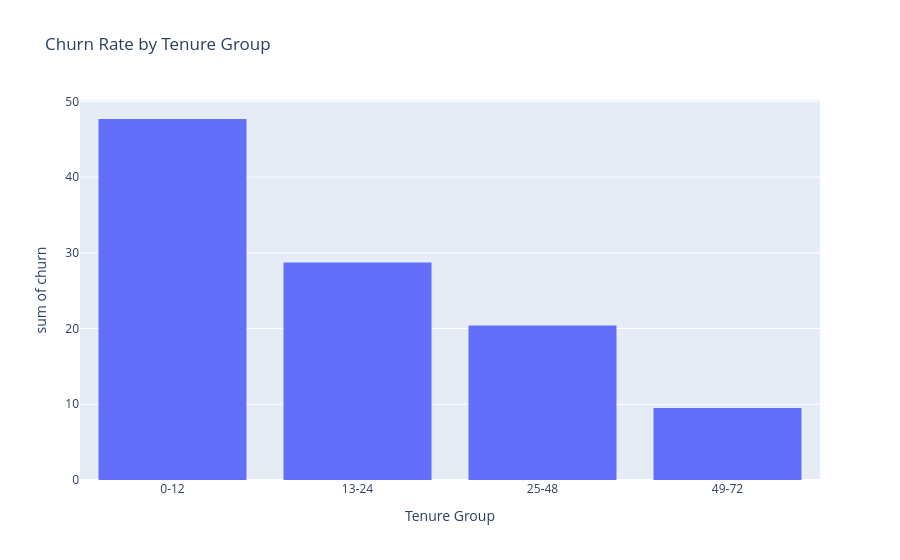

The notebook cell saved with this chart:
### Code cell
conn = psycopg2.connect(CONN_STRING)
cur = conn.cursor()
cur.execute("SELECT tenure, churn FROM customers")
rows = cur.fetchall()
df = pd.DataFrame(rows, columns=['tenure', 'churn'])
cur.close()
conn.close()

df['Tenure Group'] = pd.cut(df['tenure'], bins=[0, 12, 24, 48, 72], labels=['0-12', '13-24', '25-48', '49-72'], include_lowest=True)
df = df.groupby('Tenure Group', as_index=False)['churn'].mean()
df['churn'] = (df['churn'] * 100)

chart5 = px.histogram(df, "Tenure Group", "churn", title="Churn Rate by Tenure Group")
chart5.show()

### Figure 1 — Plotly figure (JSON) as saved in the notebook; plotly's stock layout.template omitted (floating-point values rounded to 4 significant figures)
{"data": [{"bingroup": "x", "histfunc": "sum", "hovertemplate": "Tenure Group=%{x}<br>sum of churn=%{y}<extra></extra>", "legendgroup": "", "marker": {"color": "#636efa", "pattern": {"shape": ""}}, "name": "", "orientation": "v", "showlegend": false, "type": "histogram", "x": ["0-12", "13-24", "25-48", "49-72"], "xaxis": "x", "y": [47.68, 28.71, 20.39, 9.513], "yaxis": "y"}], "layout": {"barmode": "relative", "legend": {"tracegroupgap": 0}, "title": {"text": "Churn Rate by Tenure Group"}, "xaxis": {"anchor": "y", "domain": [0, 1], "title": {"text": "Tenure Group"}}, "yaxis": {"anchor": "x", "domain": [0, 1], "title": {"text": "sum of churn"}}}}
